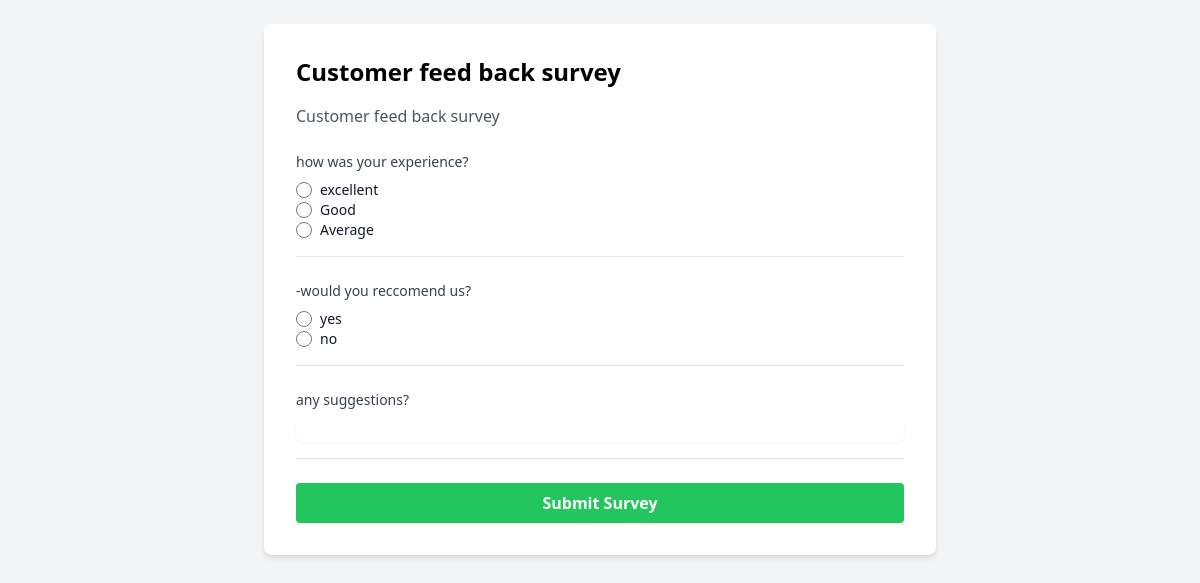
/survey/take/lQvJ85rtWEN7CpzF/, run on the app's committed database.
### surveys/models.py (models this page shows, shortened)
class Survey(models.Model):
    title = models.CharField(max_length=200)
    description = models.TextField(blank=True, null=True)
    user = models.ForeignKey(
        settings.AUTH_USER_MODEL,
        on_delete=models.CASCADE,
        related_name='surveys',
        null=True  # Allow existing surveys to remain
    )
    created_at = models.DateTimeField(auto_now_add=True)
    updated_at = models.DateTimeField(auto_now=True)
    unique_link = models.CharField(max_length=16, unique=True, blank=True)

class Question(models.Model):
    QUESTION_TYPES = [
        ('text', 'Text'),
        ('multiple_choice', 'Multiple Choice'),
        ('checkbox', 'Checkbox'),
        ('radio', 'Radio'),
    ]
    survey = models.ForeignKey(Survey, related_name='questions', on_delete=models.CASCADE)
    text = models.TextField()
    question_type = models.CharField(max_length=20, choices=QUESTION_TYPES)

class Choice(models.Model):
    question = models.ForeignKey(Question, related_name='choices', on_delete=models.CASCADE)
    text = models.CharField(max_length=200)

### surveys/views.py (the view, shortened to what this page needs)
# urls.py: path('take/<str:unique_link>/', TakeSurveyView.as_view(), name='take_survey'),
class TakeSurveyView(View):
    def get(self, request, unique_link):
        survey = get_object_or_404(Survey, unique_link=unique_link)
        return render(request, 'surveys/take_survey.html', {'survey': survey})

### templates/surveys/take_survey.html (shortened to what this page needs)
<!DOCTYPE html>
<html lang="en">
<head>
    <script src="https://cdn.tailwindcss.com"></script>
</head>
<body class="bg-gray-100 p-6">
    <div class="max-w-2xl mx-auto bg-white p-8 rounded-lg shadow-md">
        <h1 class="text-2xl font-bold mb-4">{{ survey.title }}</h1>
        <p class="text-gray-600 mb-6">{{ survey.description }}</p>
        <form method="post" id="surveyForm" class="space-y-6">
            {% for question in survey.questions.all %}
            <div class="border-b pb-4">
                <label class="block text-sm font-medium text-gray-700 mb-2">
                    {{ question.text }}
                </label>
                {% if question.question_type == 'text' %}
                <input type="text" name="question_{{ question.id }}"
                    class="mt-1 block w-full rounded-md border-gray-300 shadow-sm">
                {% elif question.question_type == 'multiple_choice' or question.question_type == 'radio' %}
                {% for choice in question.choices.all %}
                <div class="flex items-center">
                    <input type="radio" name="question_{{ question.id }}" value="{{ choice.id }}"
                        class="h-4 w-4 border-gray-300 text-indigo-600 focus:ring-indigo-500">
                    <label class="ml-2 block text-sm text-gray-900">{{ choice.text }}</label>
                </div>
                {% endfor %}
                {% endif %}
            </div>
            {% endfor %}
            <button type="submit"
                class="w-full bg-green-500 hover:bg-green-700 text-white font-bold py-2 px-4 rounded">
                Submit Survey
            </button>
        </form>
    </div>
</body>
</html>

### data on the page
Survey: title "Customer feed back survey", description "Customer feed back survey"
Question: text "how was your experience?"
Choice: text "excellent"
Choice: text "Good"
Choice: text "Average"
Question: text "-would you reccomend us?"
Choice: text "yes"
Choice: text "no"
Question: text "any suggestions?"
